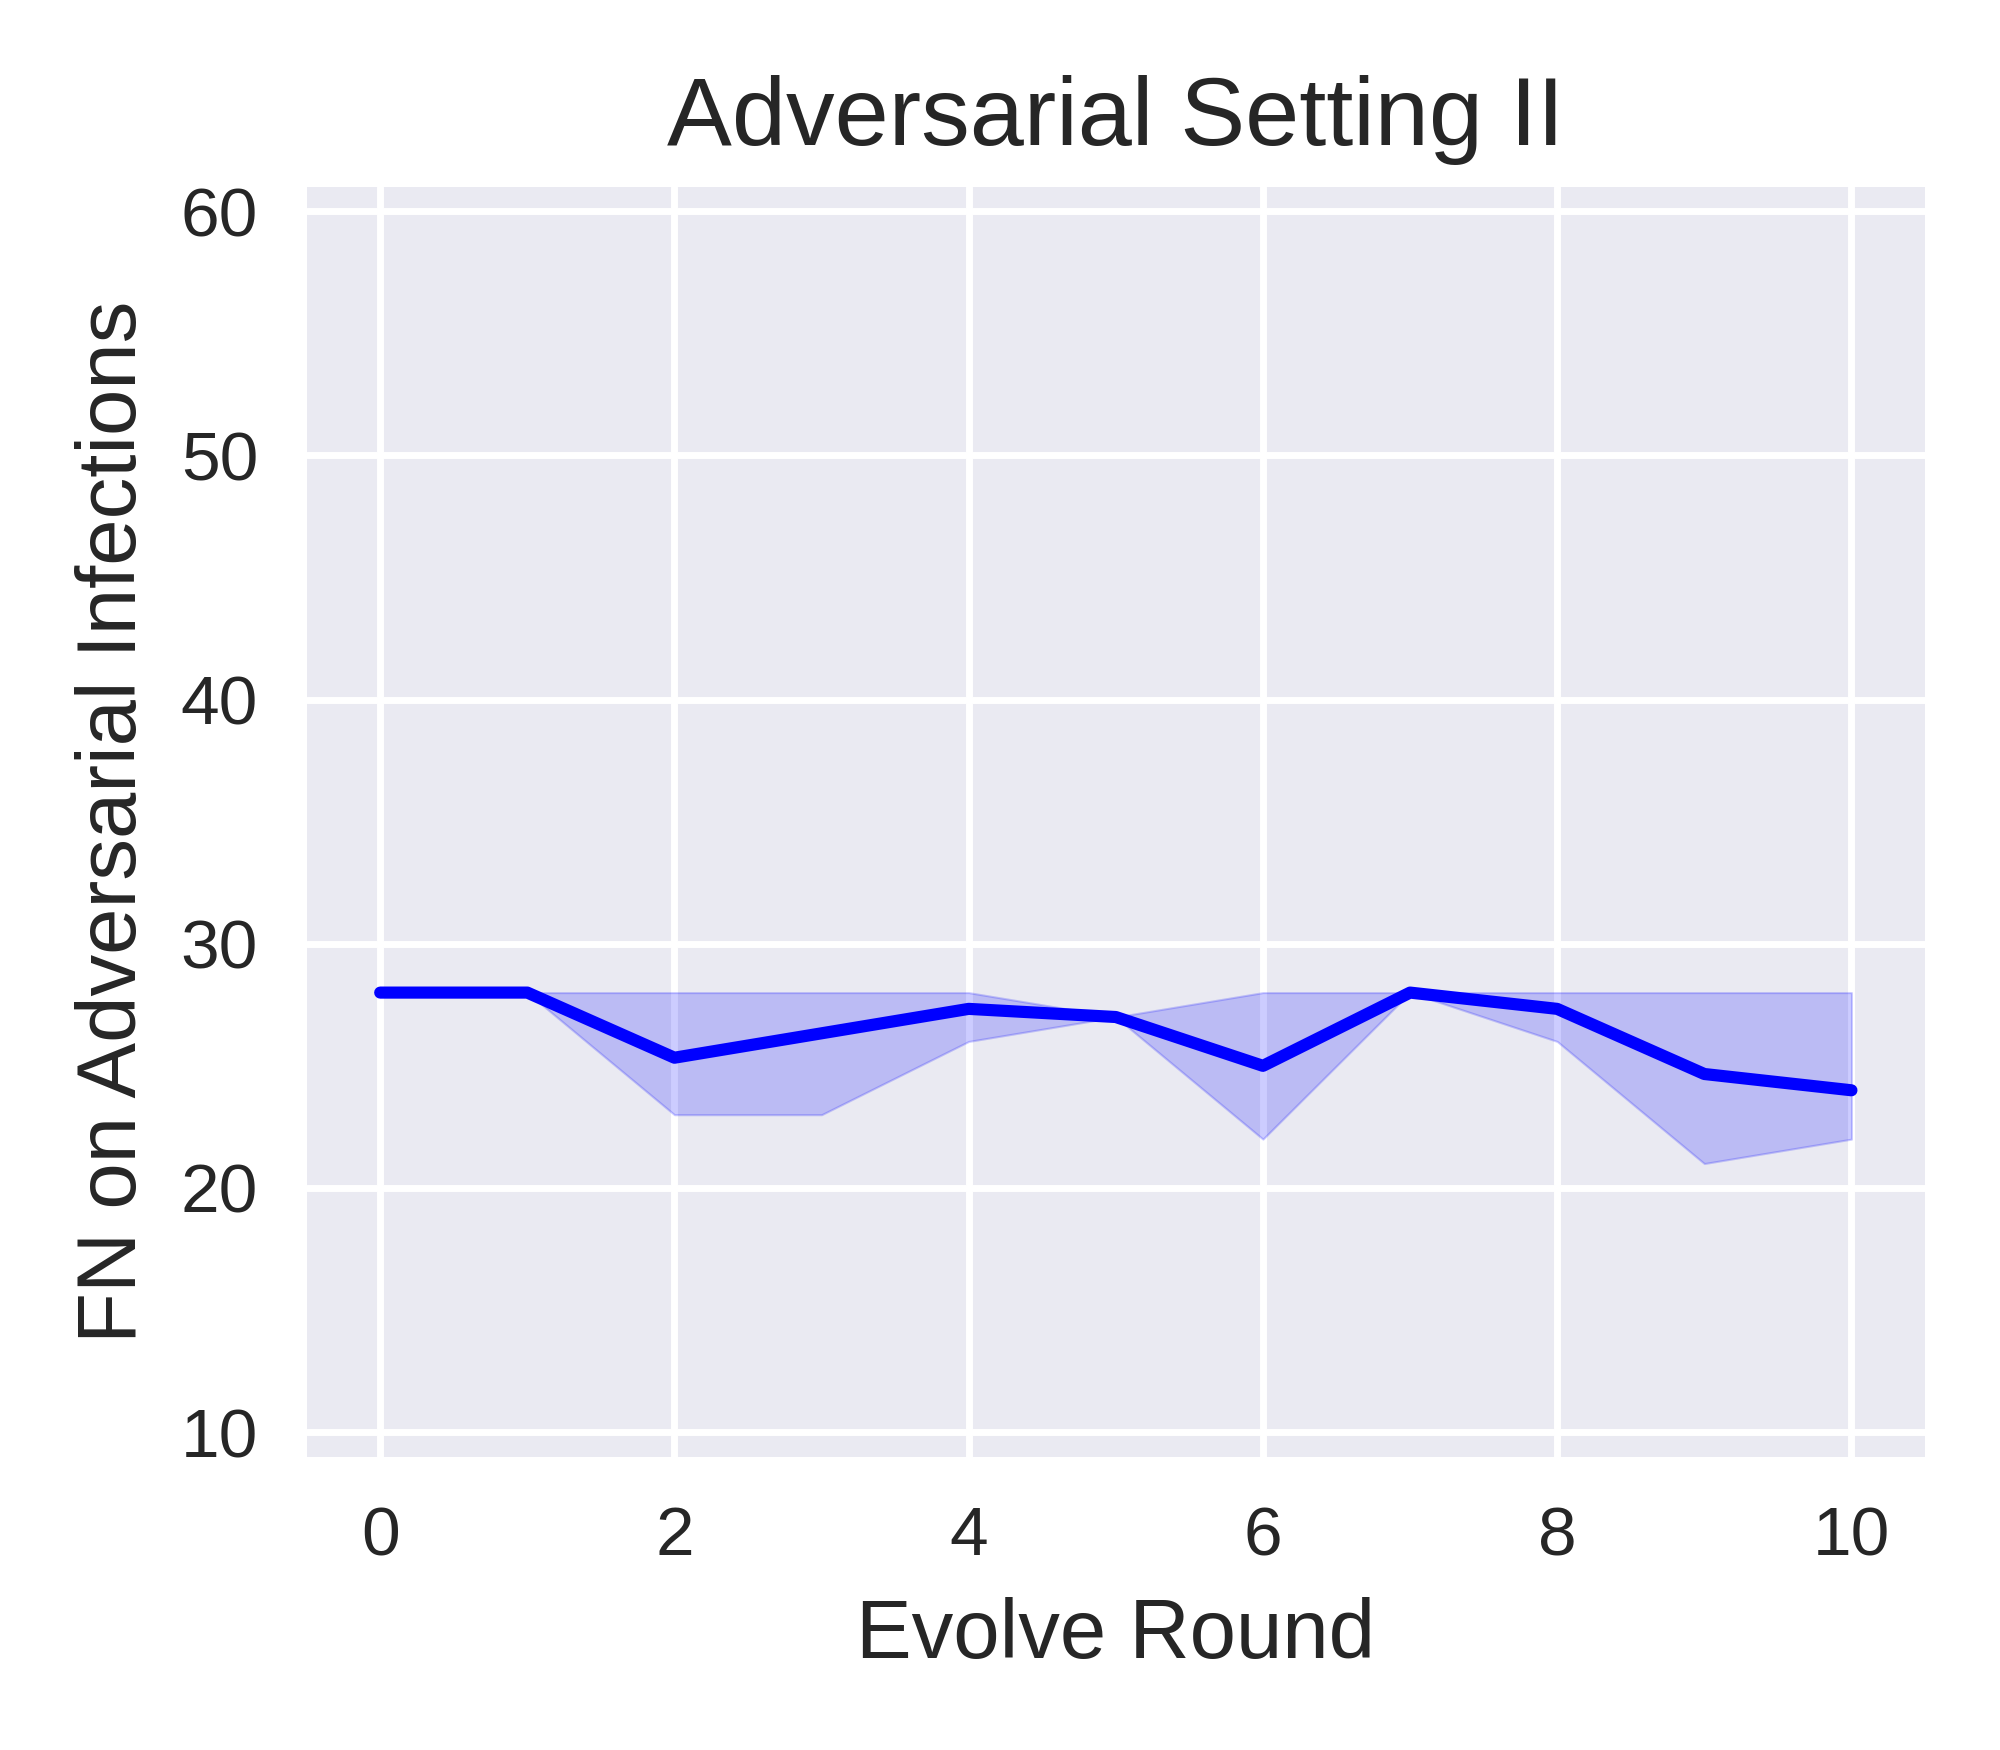

The Python source for this figure:
import matplotlib.pyplot as plt
import pandas as pd
import seaborn as sns

advset2_rounds10_FN_on_advmal_file = pd.read_csv('adv_test_FN_list_advset2_round10_seed012.csv')
advset2_rounds10_FN_on_advmal_df = pd.DataFrame(advset2_rounds10_FN_on_advmal_file)

advset2_rounds10_FN_on_advmal_seed_0_df = advset2_rounds10_FN_on_advmal_df.drop(columns=['seed1','seed2'])  
advset2_rounds10_FN_on_advmal_seed_0_df.rename(columns={'seed0': 'FN'}, inplace=True)

advset2_rounds10_FN_on_advmal_seed_1_df = advset2_rounds10_FN_on_advmal_df.drop(columns=['seed0','seed2'])  
advset2_rounds10_FN_on_advmal_seed_1_df.rename(columns={'seed1': 'FN'}, inplace=True)

advset2_rounds10_FN_on_advmal_seed_2_df = advset2_rounds10_FN_on_advmal_df.drop(columns=['seed0','seed1'])  
advset2_rounds10_FN_on_advmal_seed_2_df.rename(columns={'seed2': 'FN'}, inplace=True)

print("advset2_rounds10_FN_on_advmal_df:\n",advset2_rounds10_FN_on_advmal_df)  
print("advset2_rounds10_FN_on_advmal_seed_0_df:\n",advset2_rounds10_FN_on_advmal_seed_0_df)  
print("advset2_rounds10_FN_on_advmal_seed_1_df:\n",advset2_rounds10_FN_on_advmal_seed_1_df)  
print("advset2_rounds10_FN_on_advmal_seed_2_df:\n",advset2_rounds10_FN_on_advmal_seed_2_df)  



advset2_rounds10_FN_on_advmal_merge_df = pd.concat([advset2_rounds10_FN_on_advmal_seed_0_df, advset2_rounds10_FN_on_advmal_seed_1_df, advset2_rounds10_FN_on_advmal_seed_2_df])
# advset2_rounds10_FN_on_advmal_merge_df = pd.concat([advset2_rounds10_FN_on_advmal_df, advset2_rounds10_FN_on_advmal_df, advset2_rounds10_FN_on_advmal_df])

print("advset2_rounds10_FN_on_advmal_merge_df:\n",advset2_rounds10_FN_on_advmal_merge_df)  

advset2_rounds10_FN_on_advmal_merge_df = advset2_rounds10_FN_on_advmal_merge_df.reset_index(drop=True)

print("advset2_rounds10_FN_on_advmal_merge_df:\n",advset2_rounds10_FN_on_advmal_merge_df)  


# sns.set_theme(style="darkgrid")
plt.style.use('seaborn') 
# plt.style.use('default') 
# plt.style.use('seaborn-deep') 

# plt.figure(figsize=(4, 3.5), dpi=500)
_, ax = plt.subplots(nrows=1, ncols=1, figsize=(4, 3.5), tight_layout=True, dpi=500) #dpi=100 分辨率


sns_plot=sns.lineplot(data=advset2_rounds10_FN_on_advmal_merge_df, x='round', y='FN', color='b')
ax.set_xlabel('Evolution Round', fontsize=12)
ax.set_ylabel('FN on Adversarial Infections', fontsize=12)
ax.set_title('Adversarial Setting II', fontsize=14); 
plt.ylim(9, 61)

savepath = f'/home/huan1932/ARIoTEDef/drawfigure/advset2/round10/FN-on-adv'
savename = f'line-shadow-figure-advset2-round10-FN-on-adv-seed012'
plt.savefig(fname=f'{savepath}/{savename}.png',dpi=500)
plt.close   
